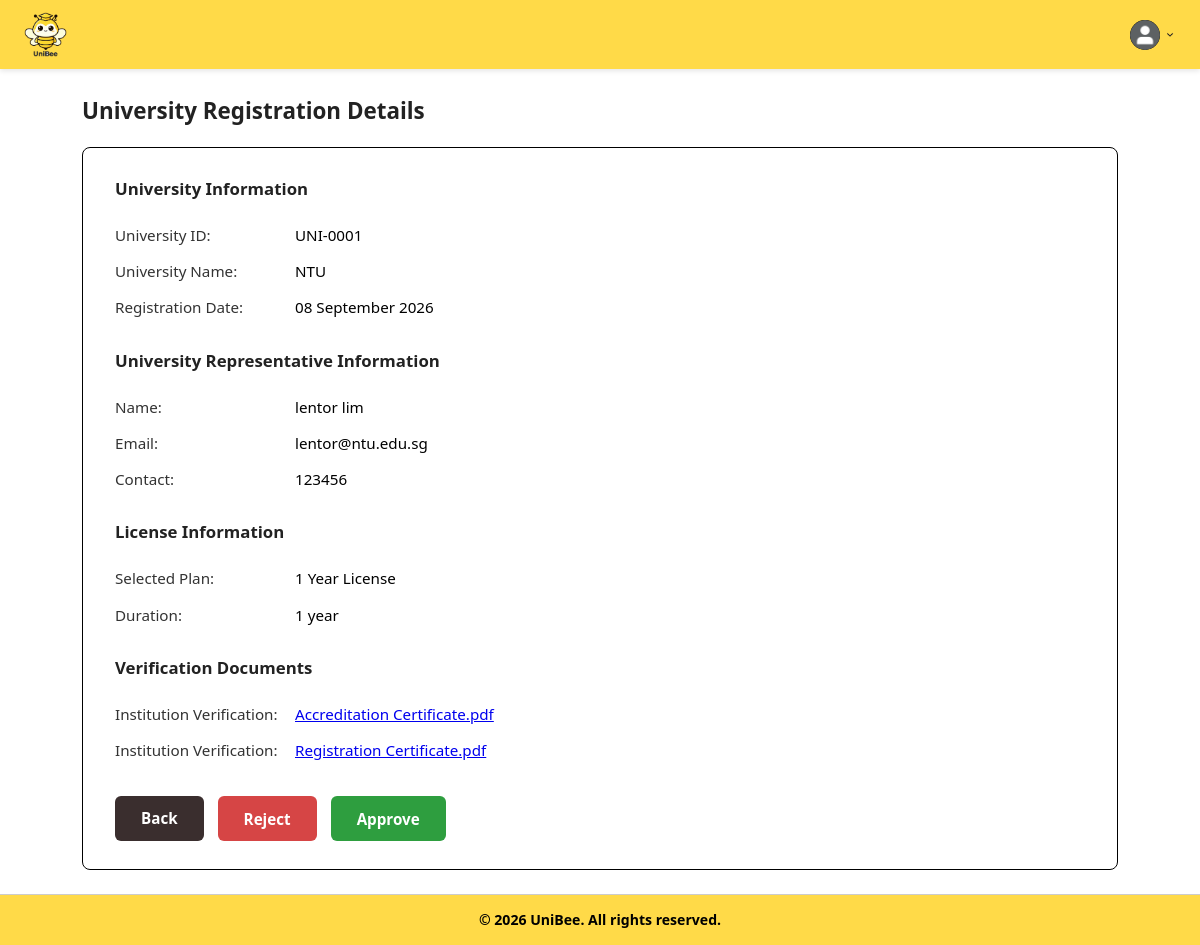
The page /boundary/viewRegistrationPage.php?id=1 (signed in) on the database its author committed.
### tables this page shows
CREATE TABLE UniversityRegistrations (
    id INT PRIMARY KEY AUTO_INCREMENT,
    universityId INT,
    universityName VARCHAR(255) NOT NULL,
    applicantName VARCHAR(255) NOT NULL,
    applicantEmail VARCHAR(255) NOT NULL,
    passwordHash VARCHAR(255) NOT NULL,
    applicantContact VARCHAR(50),
    institutionType VARCHAR(100) NOT NULL,
    country VARCHAR(100) NOT NULL,
    postalCode VARCHAR(20) NOT NULL,
    licenseId INT NULL,
    status VARCHAR(50) DEFAULT 'pending',
    reviewedBy INT NULL,
    reviewedAt DATETIME NULL,
    rejectionReason TEXT,
    createdAt DATETIME DEFAULT CURRENT_TIMESTAMP,
    updatedAt DATETIME DEFAULT CURRENT_TIMESTAMP ON UPDATE CURRENT_TIMESTAMP,
    FOREIGN KEY (universityId) REFERENCES Universities(id) ON DELETE SET NULL,
    FOREIGN KEY (reviewedBy) REFERENCES SystemAdmins(id) ON DELETE SET NULL
);

CREATE TABLE Licenses (
    id INT PRIMARY KEY AUTO_INCREMENT,
    name VARCHAR(100) NOT NULL,
    durationYears INT NOT NULL,
    description TEXT,
    status VARCHAR(50) DEFAULT 'active',
    createdAt DATETIME DEFAULT CURRENT_TIMESTAMP,
    updatedAt DATETIME DEFAULT CURRENT_TIMESTAMP ON UPDATE CURRENT_TIMESTAMP,
    updatedBy INT,
    FOREIGN KEY (updatedBy) REFERENCES SystemAdmins(id) ON DELETE SET NULL
);

CREATE TABLE RegistrationDocuments (
    id INT PRIMARY KEY AUTO_INCREMENT,
    registrationId INT NOT NULL,
    documentType VARCHAR(100),
    fileName VARCHAR(255),
    filePath VARCHAR(500),
    status VARCHAR(50) DEFAULT 'pending',
    uploadedAt DATETIME DEFAULT CURRENT_TIMESTAMP,
    FOREIGN KEY (registrationId) REFERENCES UniversityRegistrations(id) ON DELETE CASCADE
);

### entity/universityRegistrations.php (called while the page is built, shortened)
<?php
require_once __DIR__ . "/../database/database.php";
class UniversityRegistrations
{
    private static function connect()
    {
        $database = new Database();
        return $database->connect();
    }
    public static function getById($registrationId)
    {
        $sql = "SELECT r.id, r.universityName, r.applicantName, r.applicantEmail, r.applicantContact,
                       r.institutionType, r.country, r.postalCode, r.status, r.rejectionReason, r.createdAt,
                       r.licenseId, l.name AS licenseName, l.durationYears
                FROM UniversityRegistrations r
                LEFT JOIN Licenses l ON l.id = r.licenseId
                WHERE r.id = ?";
        $stmt = self::connect()->prepare($sql);
        $stmt->execute([$registrationId]);
        $registration = $stmt->fetch(PDO::FETCH_ASSOC);
        return $registration ?: null;
    }
    public static function getDocuments($registrationId)
    {
        $stmt = self::connect()->prepare(
            "SELECT id, documentType, fileName, uploadedAt
             FROM RegistrationDocuments
             WHERE registrationId = ?
             ORDER BY id ASC"
        );
        $stmt->execute([$registrationId]);
        return $stmt->fetchAll(PDO::FETCH_ASSOC);
    }
}

### database/database.php (called while the page is built, shortened)
<?php
class Database
{
    private $host = 'sql212.infinityfree.com';
    private $dbname = 'if0_43479137_unibee';
    private $username = 'if0_43479137';
    private $password = 'InjO8Pzh9lL';
    public function connect()
    {
        try {
            $this->pdo = new PDO(
                "mysql:host={$this->host};dbname={$this->dbname}",
                $this->username,
                $this->password
            );
            $this->pdo->setAttribute(PDO::ATTR_ERRMODE, PDO::ERRMODE_EXCEPTION);
            return $this->pdo;
        } catch (PDOException $e) {
            die("Database connection failed: " . $e->getMessage());
        }
    }
}

### controller/viewRegistrationController.php (called while the page is built, shortened)
<?php
require_once "../entity/universityRegistrations.php";
class ViewRegistrationController
{
    public function getRegistration($registrationId)
    {
        return UniversityRegistrations::getById($registrationId);
    }
    public function getDocuments($registrationId)
    {
        return UniversityRegistrations::getDocuments($registrationId);
    }
}

### boundary/viewRegistrationPage.php (the view, shortened to what this page needs)
<?php
require_once "../controller/viewRegistrationController.php";
$registrationId = isset($_GET['id']) ? (int) $_GET['id'] : 0;
$controller = new ViewRegistrationController();
$registration = $controller->getRegistration($registrationId);
$documents = $controller->getDocuments($registrationId);
$isPending = $registration['status'] === 'pending';
?>
<!DOCTYPE html>
<html lang="en">
<head>
    <link rel="stylesheet" href="../style.css">
</head>
<body class="system-admin-dashboard">
    <header class="header">
        <div class="logo-container">
            <img src="../images/uniBeeLogo.png" alt="UniBee Logo">
        </div>
        <div class="dashboard-header-right">
            <div class="profile-dropdown">
                <div class="profile-container" onclick="toggleDropdown()">
                    <img src="../images/profilePic.png" alt="Profile" class="profile-icon">
                    <img src="../images/dropdown.png" alt="Menu" class="dropdown-arrow">
                </div>
            </div>
        </div>
    </header>
    <main class="registration-page">
        <h2 class="registration-title">University Registration Details</h2>
        <div class="registration-card">
            <div class="detail-section">
                <h3 class="detail-section-title">University Information</h3>
                <div class="detail-row">
                    <span class="detail-label">University ID:</span>
                    <span class="detail-value">UNI-<?php echo str_pad($registration['id'], 4, '0', STR_PAD_LEFT); ?></span>
                </div>
                <div class="detail-row">
                    <span class="detail-label">University Name:</span>
                    <span class="detail-value"><?php echo htmlspecialchars($registration['universityName']); ?></span>
                </div>
                <div class="detail-row">
                    <span class="detail-label">Registration Date:</span>
                    <span class="detail-value"><?php echo date('d F Y', strtotime($registration['createdAt'])); ?></span>
                </div>
            </div>
            <div class="detail-section">
                <h3 class="detail-section-title">University Representative Information</h3>
                <div class="detail-row">
                    <span class="detail-label">Name:</span>
                    <span class="detail-value"><?php echo htmlspecialchars($registration['applicantName']); ?></span>
                </div>
                <div class="detail-row">
                    <span class="detail-label">Email:</span>
                    <span class="detail-value"><?php echo htmlspecialchars($registration['applicantEmail']); ?></span>
                </div>
                <div class="detail-row">
                    <span class="detail-label">Contact:</span>
                    <span class="detail-value"><?php echo htmlspecialchars($registration['applicantContact']); ?></span>
                </div>
            </div>
            <div class="detail-section">
                <h3 class="detail-section-title">License Information</h3>
                <div class="detail-row">
                    <span class="detail-label">Selected Plan:</span>
                    <span class="detail-value">
                        <?php echo !empty($registration['licenseName']) ? htmlspecialchars($registration['licenseName']) : 'Not selected'; ?>
                    </span>
                </div>
                <?php if (!empty($registration['durationYears'])): ?>
                    <div class="detail-row">
                        <span class="detail-label">Duration:</span>
                        <span class="detail-value">
                            <?php echo (int) $registration['durationYears']; ?> year<?php echo (int) $registration['durationYears'] > 1 ? 's' : ''; ?>
                        </span>
                    </div>
                <?php endif; ?>
            </div>
            <div class="detail-section">
                <h3 class="detail-section-title">Verification Documents</h3>
                <?php if (empty($documents)): ?>
                    <div class="detail-row">
                        <span class="detail-value">No documents were uploaded.</span>
                    </div>
                <?php else: ?>
                    <?php foreach ($documents as $doc): ?>
                        <div class="detail-row">
                            <span class="detail-label"><?php echo htmlspecialchars($doc['documentType']); ?>:</span>
                            <span class="detail-value">
                                <a href="../controller/viewRegistrationController.php?document=<?php echo (int) $doc['id']; ?>"
                                target="_blank" rel="noopener"><?php echo htmlspecialchars($doc['fileName']); ?></a>
                            </span>
                        </div>
                    <?php endforeach; ?>
                <?php endif; ?>
            </div>
            <div class="registration-actions">
                <a href="manageUniversityPage.php" class="btn-large back-btn">Back</a>
                <?php if ($isPending): ?>
                    <button type="button" class="btn-large reject-btn" onclick="openModal('rejectModal')">Reject</button>
                    <button type="button" class="btn-large approve-btn" onclick="openModal('approveModal')">Approve</button>
                <?php endif; ?>
            </div>
        </div>
    </main>
    <footer>
        <div class="footer-bottom-bar">
            &copy; 2026 UniBee. All rights reserved.
        </div>
    </footer>
</body>
</html>

### rows shown on the page
universityregistrations: id "0001", universityName "NTU", createdAt "08 September 2026", applicantName "lentor lim", applicantEmail "lentor@ntu.edu.sg", applicantContact "123456", licenseId.name "1 Year License", licenseId.durationYears "1"
registrationdocuments: documentType "Institution Verification", fileName "Accreditation Certificate.pdf"
registrationdocuments: documentType "Institution Verification", fileName "Registration Certificate.pdf"
